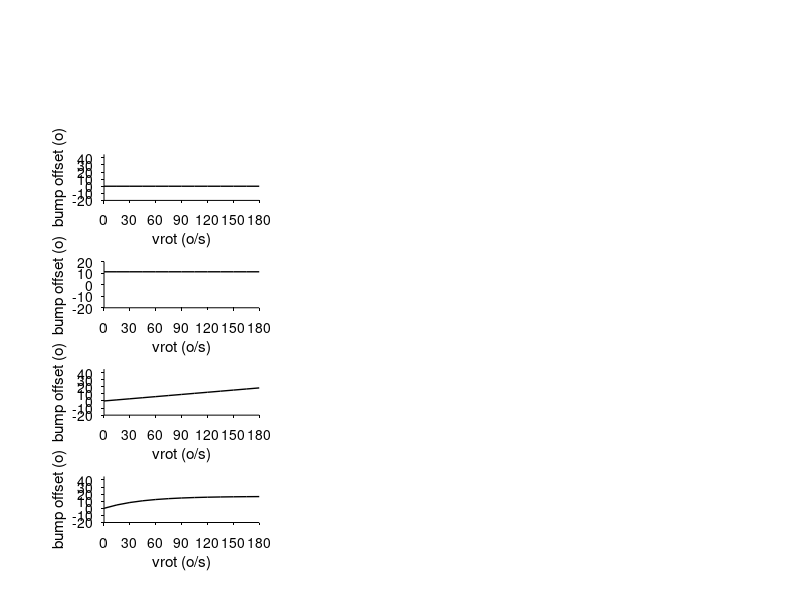

This chart was generated by the following MATLAB code: (Note: this script raises an error after producing the figure.)
%% Given bump offset vs vRot function and time constants,
% compare calculated and measured delta PVA vs. vRot

% Clear workspace
clear;
clc;

% set the tickdirs to go out - need this specific order
set(groot, 'DefaultAxesTickDir', 'out');
set(groot, 'DefaultAxesTickDirMode', 'manual');

% general graphics, this will apply to any figure you open (groot is the default figure object).
% I have this in my startup.m file, so I don't have to retype these things whenever plotting a new fig.
set(groot, ...
    'DefaultFigureColor', 'w', ...
    'DefaultAxesLineWidth', 0.5, ...
    'DefaultAxesXColor', 'k', ...
    'DefaultAxesYColor', 'k', ...
    'DefaultAxesFontUnits', 'points', ...
    'DefaultAxesFontSize', 8, ...
    'DefaultAxesFontName', 'Helvetica', ...
    'DefaultLineLineWidth', 1, ...
    'DefaultTextFontUnits', 'Points', ...
    'DefaultTextFontSize', 8, ...
    'DefaultTextFontName', 'Helvetica', ...
    'DefaultAxesBox', 'off', ...
    'DefaultAxesTickLength', [0.02 0.025]);

GECIComp = figure('units','normalized','outerposition',[0 0 0.5 1]);

% Set the model constants
ROIs = linspace(-pi, pi, 16);
FWHM = pi/2;
tStep = 0.0876; % imaging framerate

invert = 3;
if invert == 1
    % Set the time constants.
    % Taken from Fig. 7 - fig supp 3 from 
    % Sensitive red protein calcium indicators for imaging neural activity
    % Dana, H. et al., 2016 eLife
    RtOn = 0.67/log(2);
    RtOff = 0.52/log(2);
    GtOn = 0.42/log(2);
    GtOff = 0.33/log(2);    
elseif invert == 2
    RtOn = 0.2/log(2);
    RtOff = 0.45/log(2);
    GtOn = 0.16/log(2);
    GtOff = 0.42/log(2);
else
    % Alternative time constants taken from Fig 2 for 10 Hz
    RtOn = 0.078/log(2);
    RtOff = 0.43/log(2);
    % Time constants taken from Ultrasensitive fluorescent proteins for
    % imaging neuronal activity for 10 Hz
    GtOn = 0.092/log(2);
    GtOff = 0.44/log(2);
end

% Specify the velocities of interest
vRs = [0:15:180];

% Specify the bump shift for each vR value
bumpShiftAll = zeros(4,length(vRs));
bumpShiftAll(1,:) = 0;
subplot(5,3,4);
plot(vRs,180/pi*bumpShiftAll(1,:),'k');
xlim([0 180]);
ylim([-20 45]);
xlabel('vrot (o/s)')
ylabel('bump offset (o)')
set(gca,'FontSize',10);
set(gca,'XTick',[0:30:180]);
box off;

bumpShiftAll(2,:) = pi/16;
subplot(5,3,7);
plot(vRs,180/pi*bumpShiftAll(2,:),'k');
xlim([0 180]);
ylim([-20 20]);
xlabel('vrot (o/s)')
ylabel('bump offset (o)')
set(gca,'FontSize',10);
set(gca,'XTick',[0:30:180]);
box off;

bumpShiftAll(3,:) = vRs* (3*pi/32/165);
subplot(5,3,10);
plot(vRs,180/pi*bumpShiftAll(3,:),'k');
xlim([0 180]);
ylim([-20 45]);
xlabel('vrot (o/s)')
ylabel('bump offset (o)')
set(gca,'FontSize',10);
set(gca,'XTick',[0:30:180]);
box off;

bumpShiftAll(4,:) = 3*pi/32*(1-exp(-vRs/45));
subplot(5,3,13);
plot(vRs,180/pi*bumpShiftAll(4,:),'k');
xlim([0 180]);
ylim([-20 45]);
xlabel('vrot (o/s)')
ylabel('bump offset (o)')
set(gca,'FontSize',10);
set(gca,'XTick',[0:30:180]);
box off;


% for i=1:length(vRs)
%     bumpShiftAll(3,i) = pi/16*1/(1+exp(-0.1*(vRs(i)-90)));
% end

% Step through the different shift models
for shft = 1:4

    PVAdiff1(1) = bumpShiftAll(shft,1);
    PVAdiff2(1) = bumpShiftAll(shft,1);
    % Advance through the velocities
    for velBump = 2:length(vRs)

        bumpShift = bumpShiftAll(shft,velBump); % bump shift
        bumpSpeed = vRs(velBump) * pi/180; % speed of the bump around the ring
        if bumpSpeed == 0
            tAll = [0:tStep:10];
        else
            tAll = [0:tStep:10*ceil(2*pi/bumpSpeed)]; % Look at the bumps after 10 rotations
        end


        % Convolute the rising and falling time constants with the Ca signal
        % (assumed to be a cos shape around the ring) and plot
        for ROI=1:16
%             RbumpShape = 0.5*cos(ROIs(ROI)-bumpSpeed*tAll)+0.5;
            RbumpShape = exp(-(mod((ROIs(ROI)-bumpSpeed*tAll),2*pi)-pi).^2/(2*(FWHM/(2*sqrt(2*log(2))))^2));
            Rbump(ROI,:) = conv(RbumpShape,abs(exp(-tAll/RtOn)-exp(-tAll/RtOff)));
            
%             GbumpShape = 0.5*cos(ROIs(ROI)-bumpShift-bumpSpeed*tAll)+0.5;
            GbumpShape = exp(-(mod((ROIs(ROI)-bumpShift-bumpSpeed*tAll),2*pi)-pi).^2/(2*(FWHM/(2*sqrt(2*log(2))))^2));
            Gbump(ROI,:) = conv(GbumpShape,abs(exp(-tAll/GtOn)-exp(-tAll/GtOff)));

        end

        if ( velBump == 2 || velBump == 7 || velBump == 12 ) & shft == 3
            subplot(5,3,(velBump-2)/5+1);
            hold on;
            title(strcat('vrot = ',num2str(velBump*15-15),'o/s'));
            RBPlot = Rbump(:,round(length(tAll/2)))./max(Rbump(:,round(length(tAll/2))));
            RBMax = find(RBPlot == max(RBPlot));
            RBPlot(1:end-1) = circshift(RBPlot(1:end-1),8-RBMax);
            RBPlot(end) = RBPlot(1);
            GBPlot = Gbump(:,round(length(tAll/2)))./max(Gbump(:,round(length(tAll/2))));
            GBPlot(1:end-1) = circshift(GBPlot(1:end-1),8-RBMax);
            GBPlot(end) = GBPlot(1);
            %             plot(ROIs,0.5*cos(ROIs-bumpSpeed*tAll(round(length(tAll/2))))+0.5,'k');
            plot(ROIs,circshift(exp(-(mod((ROIs-bumpSpeed*tAll(round(length(tAll/2)))),2*pi)-pi).^2/(2*(FWHM/(2*sqrt(2*log(2))))^2))',8-RBMax),'k');
%             plot(ROIs,0.5*cos(ROIs-bumpShift-bumpSpeed*tAll(round(length(tAll/2))))+0.5,'k');
            plot(ROIs,circshift(exp(-(mod((ROIs-bumpShift-bumpSpeed*tAll(round(length(tAll/2)))),2*pi)-pi).^2/(2*(FWHM/(2*sqrt(2*log(2))))^2))',8-RBMax),'k');


            plot(ROIs,RBPlot,'m','LineWidth',2);
            plot(ROIs,GBPlot,'g','LineWidth',2);
            xlim([-pi pi]);
            set(gca,'FontSize',10);
            xlabel('EB position (rad)');
            ylabel('bump amplitude (A.U.)');
        end

        RturnsR = Rbump(:,floor(length(tAll/2)))./max(Rbump(:,floor(length(tAll/2))));
        RturnsG = Gbump(:,floor(length(tAll/2)))./max(Gbump(:,floor(length(tAll/2))));
        angsraw = (1:16)*2*pi/16+pi;
        angsraw = angsraw';
        PVAdiff1(velBump) = circ_mean(angsraw,RturnsG)-circ_mean(angsraw,RturnsR);
        if PVAdiff1(velBump) > pi
            PVAdiff1(velBump) = PVAdiff1(velBump)-2*pi;
        elseif PVAdiff1(velBump) < -pi
            PVAdiff1(velBump) = PVAdiff1(velBump)+2*pi;
        end

        clear Gbump RturnsR RturnsG;
        
        for ROI=1:16
%             GbumpShape = 0.5*cos(ROIs(ROI)-bumpShift-bumpSpeed*tAll)+0.5;
            GbumpShape = exp(-(mod((ROIs(ROI)+bumpShift-bumpSpeed*tAll),2*pi)-pi).^2/(2*(FWHM/(2*sqrt(2*log(2))))^2));
            Gbump(ROI,:) = conv(GbumpShape,abs(exp(-tAll/GtOn)-exp(-tAll/GtOff)));
        end

%         if velBump == 5
% %             plot(ROIs,0.5*cos(ROIs-bumpShift-bumpSpeed*tAll(round(length(tAll/2))))+0.5,'k');
% %             plot(ROIs,exp(-(mod((ROIs+bumpShift-bumpSpeed*tAll(round(length(tAll/2)))),2*pi)-pi).^2/(2*(pi/2)^2)),'g');
% %             plot(ROIs,Gbump(:,round(length(tAll/2)))./max(Gbump(:,round(length(tAll/2)))),':g','LineWidth',2);
% 
%             set(gca,'FontSize',16);
%             xlabel('EB location (rad)');
%             xlim([-pi pi]);
%         end

        RturnsR = Rbump(:,floor(length(tAll/2)))./max(Rbump(:,floor(length(tAll/2))));
        RturnsG = Gbump(:,floor(length(tAll/2)))./max(Gbump(:,floor(length(tAll/2))));
        PVAdiff2(velBump) = circ_mean(angsraw,RturnsR)-circ_mean(+angsraw,RturnsG);
        if PVAdiff2(velBump) > pi
            PVAdiff2(velBump) = PVAdiff2(velBump)-2*pi;
        elseif PVAdiff2(velBump) < -pi
            PVAdiff2(velBump) = PVAdiff2(velBump)+2*pi;
        end
        
%         if ( velBump == 2 || velBump == 7 || velBump == 12 ) & shft == 2
%             subplot(5,3,(velBump-2)/5+1);
%             hold on;
%             title(strcat('vrot = ',num2str(velBump*15-15),'o/s'));
%             RBPlot = Rbump(:,round(length(tAll/2)))./max(Rbump(:,round(length(tAll/2))));
%             RBMax = find(RBPlot == max(RBPlot));
%             RBPlot(1:end-1) = circshift(RBPlot(1:end-1),8-RBMax);
%             RBPlot(end) = RBPlot(1);
%             GBPlot = Gbump(:,round(length(tAll/2)))./max(Gbump(:,round(length(tAll/2))));
%             GBPlot(1:end-1) = circshift(GBPlot(1:end-1),8-RBMax);
%             GBPlot(end) = GBPlot(1);
%             %             plot(ROIs,0.5*cos(ROIs-bumpSpeed*tAll(round(length(tAll/2))))+0.5,'k');
%             plot(ROIs,circshift(exp(-(mod((ROIs-bumpSpeed*tAll(round(length(tAll/2)))),2*pi)-pi).^2/(2*(FWHM/(2*sqrt(2*log(2))))^2))',8-RBMax),'k');
% %             plot(ROIs,0.5*cos(ROIs-bumpShift-bumpSpeed*tAll(round(length(tAll/2))))+0.5,'k');
%             plot(ROIs,circshift(exp(-(mod((ROIs+bumpShift-bumpSpeed*tAll(round(length(tAll/2)))),2*pi)-pi).^2/(2*(FWHM/(2*sqrt(2*log(2))))^2))',8-RBMax),'k');
% 
% 
%             plot(ROIs,RBPlot,'m','LineWidth',2);
%             plot(ROIs,GBPlot,'g','LineWidth',2);
%             xlim([-pi pi]);
%             set(gca,'FontSize',10);
%             xlabel('EB position (rad)');
%             ylabel('bump amplitude (A.U.)');
%         end

        clear Gbump Rbump;
    end

    PVAdiff1 = 180/pi*PVAdiff1;
    PVAdiff2 = 180/pi*PVAdiff2;    
    for ln = 1:floor(length(PVAdiff1)/2)
        subplot(5,3,5+(shft-1)*3);
        hold on;
        if ln == 1
            rectangle('Position',[-0.15 min(PVAdiff1(2*ln-1),PVAdiff1(2*ln+1)) 0.3  abs(PVAdiff1(3)-PVAdiff1(1))],'FaceColor',[0.8 0.8 0.8]);
        else
            rectangle('Position',[ln-1-0.15 min(PVAdiff1(2*ln-1),PVAdiff1(2*ln+1)) 0.3 abs(PVAdiff1(2*ln+1)-PVAdiff1(2*ln-1))],'FaceColor',[0.8 0.8 0.8]);
        end

        subplot(5,3,6+(shft-1)*3);
        hold on;
        if ln == 1
            rectangle('Position',[-0.15 min(PVAdiff2(2*ln-1),PVAdiff2(2*ln+1)) 0.3  abs(PVAdiff2(3)-PVAdiff2(1))],'FaceColor',[0.8 0.8 0.8]);
        else
            rectangle('Position',[ln-1-0.15 min(PVAdiff2(2*ln-1),PVAdiff2(2*ln+1)) 0.3 abs(PVAdiff2(2*ln+1)-PVAdiff2(2*ln-1))],'FaceColor',[0.8 0.8 0.8]);
        end
    end

    clear PVAdiff1 PVAdiff2;

    subplot(5,3,5+(shft-1)*3);
    load('D:\Imaging\2Color\Stats\EB\PVADiffR60D05G37F06');
    PVAdiff = adjPVAdiff;
    for vPlt = 1:6
        scatter(zeros(10,1)+vPlt-1,PVAdiff(:,vPlt),10,'filled','k');
%         line([-0.1 0.1],[mean(PVAdiff(:,vPlt)) mean(PVAdiff(:,vPlt))],'Color','k','LineWidth',1);
    end
    set(gca,'FontSize',10);
    ylabel('PVA difference (o)');
    set(gca,'XTick',[0:6]);
    set(gca,'XTickLabel',{'0-30','30-60','60-90','90-120','120-150','150-180'});
    xlabel('vrot bins (o/s)');
    xlim([-0.5 5.5]);
    ylim([-20 45]);

    subplot(5,3,6+(shft-1)*3);
    load('D:\Imaging\2Color\Stats\EB\PVADiffR37F06G60D05')
    flipPVAdiff = adjPVAdiff;
    for vPlt = 1:6
        scatter(zeros(5,1)+vPlt-1,flipPVAdiff(:,vPlt),10,'filled','k');
%         line([-0.1 0.1],[mean(flipPVAdiff(:,vPlt)) mean(flipPVAdiff(:,vPlt))],'Color','k','LineWidth',1);
    end
    set(gca,'FontSize',10);
    ylabel('PVA difference (o)');
    set(gca,'XTick',[0:6]);
    set(gca,'XTickLabel',{'0-30','30-60','60-90','90-120','120-150','150-180'});
    xlabel('vrot bins (o/s)');
    xlim([-0.5 5.5]);
    ylim([-20 45]);
    
end

set(GECIComp,'PaperPositionMode','manual','PaperOrientation','portrait','PaperUnits','inches','PaperPosition',[0 0 8.5 11]);
if invert == 1
    print(GECIComp,'D:\Imaging\2Color\GECIComp','-dpdf');
elseif invert == 2
    print(GECIComp,'D:\Imaging\2Color\GECIComp_Fit','-dpdf');
else
    print(GECIComp,'D:\Imaging\2Color\GECIComp_Vert','-dpdf');
end